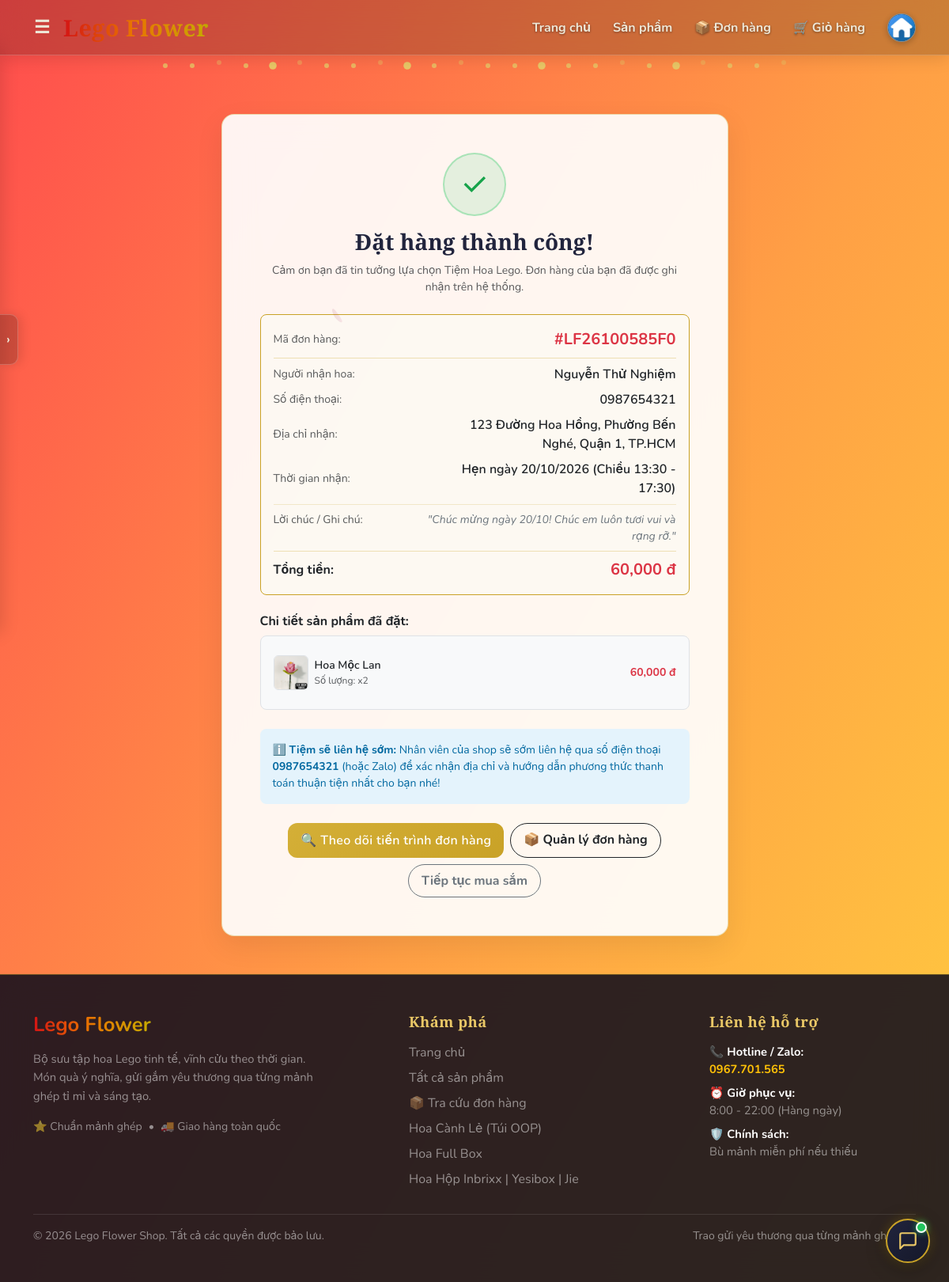
The app's page /order-success/LF26100585F0 (signed in) with its own data.
### models.py (models this page shows, shortened)
class Customer(UserMixin, db.Model):
    __tablename__ = 'customers'
    id = db.Column(db.Integer, primary_key=True)
    phone = db.Column(db.String(20), unique=True, nullable=False, index=True)
    email = db.Column(db.String(120), unique=True, nullable=True, index=True)
    full_name = db.Column(db.String(100), nullable=False)
    password_hash = db.Column(db.String(255), nullable=False)
    avatar = db.Column(db.String(255), nullable=True)
    created_at = db.Column(db.DateTime, default=datetime.utcnow)

class Order(db.Model):
    __tablename__ = 'orders'
    id = db.Column(db.Integer, primary_key=True)
    order_code = db.Column(db.String(32), unique=True, nullable=False, index=True)
    customer_id = db.Column(db.Integer, db.ForeignKey('customers.id'), nullable=True)
    customer_name = db.Column(db.String(100), nullable=False)
    customer_phone = db.Column(db.String(20), nullable=False, index=True)
    shipping_address = db.Column(db.String(255), nullable=False)
    delivery_time = db.Column(db.String(100), nullable=True)  # Hẹn giờ giao hoa (VD: Giao sớm nhất / Hẹn ngày 20/10)
    customer_note = db.Column(db.Text, nullable=True)  # Ghi chú hoặc lời chúc viết thiệp
    cancel_reason = db.Column(db.String(255), nullable=True)  # Lý do hủy đơn nếu có
    total_price = db.Column(db.Float, nullable=False, default=0.0)
    status = db.Column(db.String(20), nullable=False, default='pending')  # pending, confirmed, shipping, completed, cancelled
    payment_status = db.Column(db.String(30), nullable=False, default='contact_later')  # contact_later, paid, unpaid
    created_at = db.Column(db.DateTime, default=datetime.utcnow, index=True)
    updated_at = db.Column(db.DateTime, default=datetime.utcnow, onupdate=datetime.utcnow)
    customer = db.relationship('Customer', backref=db.backref('orders', lazy=True, order_by='Order.created_at.desc()'))
    items = db.relationship('OrderItem', backref='order', cascade='all, delete-orphan', lazy=True)

class OrderItem(db.Model):
    __tablename__ = 'order_items'
    id = db.Column(db.Integer, primary_key=True)
    order_id = db.Column(db.Integer, db.ForeignKey('orders.id'), nullable=False)
    product_id = db.Column(db.Integer, db.ForeignKey('products.id'), nullable=True)
    product_name = db.Column(db.String(200), nullable=False)
    product_price = db.Column(db.Float, nullable=False)
    quantity = db.Column(db.Integer, nullable=False, default=1)
    subtotal = db.Column(db.Float, nullable=False)
    product_image = db.Column(db.String(255), nullable=True)
    product = db.relationship('Product', backref=db.backref('order_items', lazy=True))

class Category(db.Model):
    __tablename__ = 'categories'
    id = db.Column(db.Integer, primary_key=True)
    name = db.Column(db.String(100), nullable=False)
    products = db.relationship('Product', backref='category', lazy=True)

### web.py (the view)
@app.route('/order-success/<order_code>')
def order_success(order_code):
    order = Order.query.filter_by(order_code=order_code).first_or_404()
    return render_template('order_success.html', order=order)

### templates/order_success.html (shortened to what this page needs)
{% extends "base.html" %}
{% block content %}
<div class="row justify-content-center my-4 my-md-5">
    <div class="col-12 col-md-10 col-lg-8 col-xl-7">
        <div class="auth-card p-4 p-md-5 rounded-4 shadow-sm text-center">
            <div class="mb-3 d-inline-flex align-items-center justify-content-center rounded-circle" style="width: 80px; height: 80px; background: rgba(34, 197, 94, 0.12); color: #16a34a; font-size: 2.5rem; border: 2px solid rgba(34, 197, 94, 0.3);">
                ✓
            </div>
            <h3 class="fw-bold mb-2" style="font-family:'Playfair Display',serif; color: #21243D;">
                Đặt hàng thành công!
            </h3>
            <p class="text-muted small mb-4">
                Cảm ơn bạn đã tin tưởng lựa chọn Tiệm Hoa Lego. Đơn hàng của bạn đã được ghi nhận trên hệ thống.
            </p>
            <div class="p-3 rounded-3 mb-4 text-start" style="background: rgba(253, 250, 242, 0.85); border: 1.5px solid var(--lego-gold);">
                <div class="d-flex align-items-center justify-content-between mb-2 pb-2 border-bottom" style="border-color: rgba(201, 162, 39, 0.3) !important;">
                    <span class="small text-muted">Mã đơn hàng:</span>
                    <strong class="text-danger fw-bold fs-5">#{{ order.order_code }}</strong>
                </div>
                <div class="d-flex align-items-center justify-content-between mb-2">
                    <span class="small text-muted">Người nhận hoa:</span>
                    <span class="fw-semibold text-dark">{{ order.customer_name }}</span>
                </div>
                <div class="d-flex align-items-center justify-content-between mb-2">
                    <span class="small text-muted">Số điện thoại:</span>
                    <span class="fw-semibold text-dark">{{ order.customer_phone }}</span>
                </div>
                <div class="d-flex align-items-center justify-content-between mb-2">
                    <span class="small text-muted">Địa chỉ nhận:</span>
                    <span class="fw-semibold text-dark text-end" style="max-width: 60%;">{{ order.shipping_address }}</span>
                </div>
                {% if order.delivery_time %}
                <div class="d-flex align-items-center justify-content-between mb-2">
                    <span class="small text-muted">Thời gian nhận:</span>
                    <span class="fw-semibold text-dark text-end" style="max-width: 60%;">{{ order.delivery_time }}</span>
                </div>
                {% endif %}
                {% if order.customer_note %}
                <div class="d-flex align-items-start justify-content-between mb-2 pt-2 border-top" style="border-color: rgba(201, 162, 39, 0.2) !important;">
                    <span class="small text-muted">Lời chúc / Ghi chú:</span>
                    <span class="small text-secondary text-end fst-italic" style="max-width: 65%;">"{{ order.customer_note }}"</span>
                </div>
                {% endif %}
                <div class="d-flex align-items-center justify-content-between pt-2 border-top" style="border-color: rgba(201, 162, 39, 0.3) !important;">
                    <span class="fw-bold text-dark">Tổng tiền:</span>
                    <span class="fw-bold fs-5 text-danger">{{ "{:,.0f}".format(order.total_price) }} đ</span>
                </div>
            </div>
            <div class="text-start mb-4">
                <h6 class="fw-bold text-dark mb-2">Chi tiết sản phẩm đã đặt:</h6>
                <div class="border rounded-3 p-3 bg-light">
                    {% for item in order.items %}
                    <div class="d-flex align-items-center justify-content-between py-2 {% if not loop.last %}border-bottom{% endif %}" style="border-color: rgba(0,0,0,0.06) !important;">
                        <div class="d-flex align-items-center gap-2">
                            <div class="rounded-2 overflow-hidden border flex-shrink-0" style="width: 44px; height: 44px; background: #fff;">
                                {% if item.product_image %}
                                <img src="{{ url_for('static', filename='uploads/' + item.product_image) }}" alt="{{ item.product_name }}" class="w-100 h-100 object-fit-cover">
                                {% else %}
                                <div class="w-100 h-100 d-flex align-items-center justify-content-center text-muted">🌸</div>
                                {% endif %}
                            </div>
                            <div>
                                <div class="fw-semibold text-dark small">{{ item.product_name }}</div>
                                <div class="text-muted" style="font-size: 0.75rem;">Số lượng: x{{ item.quantity }}</div>
                            </div>
                        </div>
                        <div class="fw-bold text-danger small">
                            {{ "{:,.0f}".format(item.subtotal) }} đ
                        </div>
                    </div>
                    {% endfor %}
                </div>
            </div>
            <div class="alert alert-info text-start small mb-4 rounded-3 border-0" style="background: rgba(224, 242, 254, 0.85); color: #0369a1;">
                ℹ️ <strong>Tiệm sẽ liên hệ sớm:</strong> Nhân viên của shop sẽ sớm liên hệ qua số điện thoại <strong>{{ order.customer_phone }}</strong> (hoặc Zalo) để xác nhận địa chỉ và hướng dẫn phương thức thanh toán thuận tiện nhất cho bạn nhé!
            </div>
            <div class="d-flex flex-wrap gap-2 justify-content-center">
                <a href="{{ url_for('order_detail', order_code=order.order_code) }}" class="btn btn-auth px-4 py-2 fw-semibold">
                    🔍 Theo dõi tiến trình đơn hàng
                </a>
                <a href="{{ url_for('my_orders_view') }}" class="btn btn-outline-dark px-3 py-2 rounded-3">
                    📦 Quản lý đơn hàng
                </a>
                <a href="{{ url_for('products') }}" class="btn btn-outline-secondary px-3 py-2 rounded-3">
                    Tiếp tục mua sắm
                </a>
            </div>
        </div>
    </div>
</div>
{% endblock %}

### templates/base.html (shortened to what this page needs)
<!DOCTYPE html>
<html lang="vi">
<head>
    <link href="https://cdn.jsdelivr.net/npm/bootstrap@5.3.3/dist/css/bootstrap.min.css" rel="stylesheet">
    <link rel="stylesheet" href="{{ url_for('static', filename='css/style.css') }}">
</head>
<body>
    <nav class="navbar navbar-expand-lg shop-navbar sticky-top">
        <div class="container">
            <button id="toggleBtn" class="btn btn-link p-0 me-3" type="button"
                style="color:#EDE6D6; font-size:1.4rem; text-decoration:none;">☰</button>
            <a class="navbar-brand fw-bold rainbow-brand" href="{{ url_for('index') }}">Lego Flower</a>
            <div class="navbar-nav ms-auto align-items-lg-center">
                <a class="nav-link" href="{{ url_for('index') }}">Trang chủ</a>
                <a class="nav-link" href="{{ url_for('products') }}">Sản phẩm</a>
                <a class="nav-link" href="{{ url_for('my_orders_view') }}" title="Tra cứu & Xem đơn hàng">📦 Đơn hàng</a>
                <a class="nav-link position-relative d-inline-flex align-items-center me-lg-2" href="{{ url_for('view_cart') }}" title="Giỏ hàng">
                    <span class="me-1">🛒</span>
                    <span>Giỏ hàng</span>
                </a>
                {% if current_user.is_authenticated and current_user.__class__.__name__ == 'Customer' %}
                <div class="dropdown user-menu-dropdown">
                    <button class="user-avatar-btn" type="button" id="userMenuBtn" data-bs-toggle="dropdown"
                        data-bs-display="static" aria-expanded="false" title="{{ current_user.full_name }}">
                        <span class="user-avatar-circle">
                            {% if current_user.avatar %}
                            <img src="{{ url_for('static', filename='uploads/avatars/' + current_user.avatar) }}"
                                alt="{{ current_user.full_name }}" class="user-avatar-img">
                            {% else %}
                            {{ current_user.full_name[:1].upper() if current_user.full_name else 'U' }}
                            {% endif %}
                        </span>
                    </button>
                </div>
                {% else %}
                <a class="nav-link" href="{{ url_for('login') }}">Đăng nhập</a>
                <a class="nav-link" href="{{ url_for('register') }}">Đăng ký</a>
                {% endif %}
            </div>
        </div>
    </nav>
    <aside id="roseToolbar" class="rose-toolbar">
        <div id="dragHandle" class="sidebar-drag-tab" title="Kéo hoặc nhấn để mở menu">
            <span class="drag-tab-icon">›</span>
        </div>
    </aside>
    <div class="stud-row">
        {% for i in range(24) %}<div class="stud"></div>{% endfor %}
    </div>
    <div class="container my-4">
        {% block content %}{% endblock %}
    </div>
    <footer class="shop-footer mt-5">
        <div class="container py-5">
            <div class="row g-4 justify-content-between">
                <div class="col-12 col-md-5 col-lg-4">
                    <div class="d-flex align-items-center gap-2 mb-3">
                        <h4 class="mb-0 fw-bold rainbow-brand" style="font-size: 1.6rem;">Lego Flower</h4>
                    </div>
                    <p class="text-white-50 mb-3" style="line-height: 1.6; font-size: 0.92rem;">
                        Bộ sưu tập hoa Lego tinh tế, vĩnh cửu theo thời gian. Món quà ý nghĩa, gửi gắm yêu thương qua
                        từng mảnh ghép tỉ mỉ và sáng tạo.
                    </p>
                    <div class="d-flex align-items-center gap-2 text-white-50" style="font-size: 0.88rem;">
                        <span>⭐ Chuẩn mảnh ghép</span>
                        <span>•</span>
                        <span>🚚 Giao hàng toàn quốc</span>
                    </div>
                </div>
                <div class="col-6 col-md-3 col-lg-3">
                    <h5 class="footer-heading mb-3">Khám phá</h5>
                    <ul class="list-unstyled footer-links mb-0">
                        <li class="mb-2"><a href="{{ url_for('index') }}"
                                class="text-white-50 text-decoration-none">Trang chủ</a></li>
                        <li class="mb-2"><a href="{{ url_for('products') }}"
                                class="text-white-50 text-decoration-none">Tất cả sản phẩm</a></li>
                        <li class="mb-2"><a href="{{ url_for('my_orders_view') }}"
                                class="text-white-50 text-decoration-none">📦 Tra cứu đơn hàng</a></li>
                        {% for cat in nav_categories %}
                        <li class="mb-2"><a href="{{ url_for('products', category=cat.id) }}"
                                class="text-white-50 text-decoration-none">{{ cat.name }}</a></li>
                        {% endfor %}
                    </ul>
                </div>
                <div class="col-12 col-sm-6 col-md-4 col-lg-3">
                    <h5 class="footer-heading mb-3">Liên hệ hỗ trợ</h5>
                    <ul class="list-unstyled footer-contact mb-0 text-white-50" style="font-size: 0.92rem;">
                        <li class="mb-2">
                            <strong class="text-white d-block">📞 Hotline / Zalo:</strong>
                            <a href="https://zalo.me/0967701565" target="_blank" rel="noopener noreferrer"
                                class="text-warning text-decoration-none fw-bold">
                                0967.701.565
                            </a>
                        </li>
                        <li class="mb-2">
                            <strong class="text-white d-block">⏰ Giờ phục vụ:</strong>
                            <span>8:00 - 22:00 (Hàng ngày)</span>
                        </li>
                        <li>
                            <strong class="text-white d-block">🛡️ Chính sách:</strong>
                            <span>Bù mảnh miễn phí nếu thiếu</span>
                        </li>
                    </ul>
                </div>
            </div>
            <div class="footer-bottom mt-4 pt-3 border-top d-flex flex-wrap justify-content-between align-items-center"
                style="border-color: rgba(255, 255, 255, 0.1) !important;">
                <p class="mb-0 text-white-50 small">&copy; 2026 Lego Flower Shop. Tất cả các quyền được bảo lưu.</p>
                <p class="mb-0 text-white-50 small">Trao gửi yêu thương qua từng mảnh ghép 💖</p>
            </div>
        </div>
    </footer>
    <div id="chatWidget" class="chat-widget">
        <button id="chatToggleBtn" class="chat-toggle-btn position-relative" type="button" aria-label="Mở khung chat với shop"
            title="Chat với shop">
            <span class="chat-online-badge"></span>
            <span class="chat-icon-open">
                <svg width="26" height="26" viewBox="0 0 24 24" fill="none" stroke="currentColor" stroke-width="2"
                    stroke-linecap="round" stroke-linejoin="round">
                    <path d="M21 15a2 2 0 0 1-2 2H7l-4 4V5a2 2 0 0 1 2-2h14a2 2 0 0 1 2 2z"></path>
                </svg>
            </span>
        </button>
    </div>
    <div id="cartToastContainer" class="position-fixed bottom-0 end-0 p-3" style="z-index: 1090;">
    </div>
</body>
</html>

### records on screen
Customer: avatar (picture)
Order: order_code "LF26100585F0", customer_name "Nguyễn Thử Nghiệm", customer_phone "0987654321", shipping_address "123 Đường Hoa Hồng, Phường Bến Nghé, Quận 1, TP.HCM", delivery_time "Hẹn ngày 20/10/2026 (Chiều 13:30 - 17:30)", customer_note "Chúc mừng ngày 20/10! Chúc em luôn tươi vui và rạng rỡ.", total_price "60,000"
OrderItem: product_image (picture), product_name "Hoa Mộc Lan", quantity "2", subtotal "60,000"
Category: name "Hoa Cành Lẻ (Túi OOP)"
Category: name "Hoa Full Box"
Category: name "Hoa Hộp Inbrixx | Yesibox | Jie"
